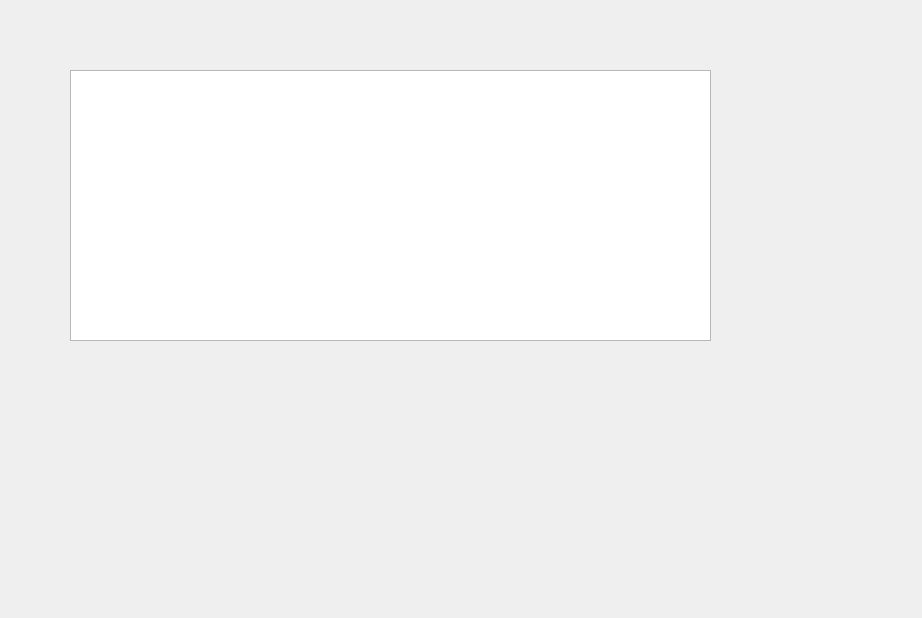
<?xml version="1.0" encoding="UTF-8"?>
<ui version="4.0">
 <class>MainWindow</class>
 <widget class="QMainWindow" name="MainWindow">
  <property name="geometry">
   <rect>
    <x>0</x>
    <y>0</y>
    <width>922</width>
    <height>618</height>
   </rect>
  </property>
  <property name="windowTitle">
   <string>tableScreen</string>
  </property>
  <widget class="QWidget" name="centralwidget">
   <widget class="QTableWidget" name="table">
    <property name="geometry">
     <rect>
      <x>70</x>
      <y>70</y>
      <width>641</width>
      <height>271</height>
     </rect>
    </property>
   </widget>
  </widget>
 </widget>
 <resources/>
 <connections/>
</ui>
